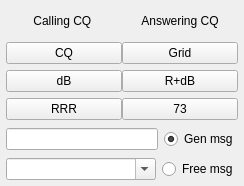
                <widget class="QWidget" name="tab_2">
                 <attribute name="title">
                  <string>2</string>
                 </attribute>
                 <layout class="QVBoxLayout" name="verticalLayout_4">
                  <property name="leftMargin">
                   <number>6</number>
                  </property>
                  <property name="topMargin">
                   <number>6</number>
                  </property>
                  <property name="rightMargin">
                   <number>6</number>
                  </property>
                  <property name="bottomMargin">
                   <number>6</number>
                  </property>
                  <item>
                   <layout class="QGridLayout" name="gridLayout_4">
                    <property name="horizontalSpacing">
                     <number>0</number>
                    </property>
                    <item row="0" column="0">
                     <widget class="QLabel" name="label_9">
                      <property name="sizePolicy">
                       <sizepolicy hsizetype="Preferred" vsizetype="Preferred">
                        <horstretch>2</horstretch>
                        <verstretch>0</verstretch>
                       </sizepolicy>
                      </property>
                      <property name="minimumSize">
                       <size>
                        <width>0</width>
                        <height>30</height>
                       </size>
                      </property>
                      <property name="maximumSize">
                       <size>
                        <width>16777215</width>
                        <height>30</height>
                       </size>
                      </property>
                      <property name="text">
                       <string>Calling CQ </string>
                      </property>
                      <property name="alignment">
                       <set>Qt::AlignCenter</set>
                      </property>
                     </widget>
                    </item>
                    <item row="1" column="0">
                     <widget class="QPushButton" name="pbCallCQ">
                      <property name="sizePolicy">
                       <sizepolicy hsizetype="Minimum" vsizetype="Fixed">
                        <horstretch>2</horstretch>
                        <verstretch>0</verstretch>
                       </sizepolicy>
                      </property>
                      <property name="toolTip">
                       <string>Generate a CQ message</string>
                      </property>
                      <property name="text">
                       <string>CQ</string>
                      </property>
                     </widget>
                    </item>
                    <item row="3" column="0">
                     <widget class="QPushButton" name="pbSendRRR">
                      <property name="sizePolicy">
                       <sizepolicy hsizetype="Minimum" vsizetype="Fixed">
                        <horstretch>2</horstretch>
                        <verstretch>0</verstretch>
                       </sizepolicy>
                      </property>
                      <property name="toolTip">
                       <string>Generate message with RRR</string>
                      </property>
                      <property name="text">
                       <string>RRR</string>
                      </property>
                     </widget>
                    </item>
                    <item row="2" column="0">
                     <widget class="QPushButton" name="pbAnswerCaller">
                      <property name="sizePolicy">
                       <sizepolicy hsizetype="Minimum" vsizetype="Fixed">
                        <horstretch>2</horstretch>
                        <verstretch>0</verstretch>
                       </sizepolicy>
                      </property>
                      <property name="toolTip">
                       <string>Generate message with report</string>
                      </property>
                      <property name="text">
                       <string>dB</string>
                      </property>
                     </widget>
                    </item>
                    <item row="0" column="1">
                     <widget class="QLabel" name="label_10">
                      <property name="sizePolicy">
                       <sizepolicy hsizetype="Preferred" vsizetype="Preferred">
                        <horstretch>2</horstretch>
                        <verstretch>0</verstretch>
                       </sizepolicy>
                      </property>
                      <property name="minimumSize">
                       <size>
                        <width>0</width>
                        <height>30</height>
                       </size>
                      </property>
                      <property name="maximumSize">
                       <size>
                        <width>16777215</width>
                        <height>30</height>
                       </size>
                      </property>
                      <property name="text">
                       <string>Answering CQ</string>
                      </property>
                      <property name="alignment">
                       <set>Qt::AlignCenter</set>
                      </property>
                     </widget>
                    </item>
                    <item row="1" column="1">
                     <widget class="QPushButton" name="pbAnswerCQ">
                      <property name="sizePolicy">
                       <sizepolicy hsizetype="Minimum" vsizetype="Fixed">
                        <horstretch>2</horstretch>
                        <verstretch>0</verstretch>
                       </sizepolicy>
                      </property>
                      <property name="toolTip">
                       <string>Generate message for replying to a CQ</string>
                      </property>
                      <property name="text">
                       <string>Grid</string>
                      </property>
                     </widget>
                    </item>
                    <item row="2" column="1">
                     <widget class="QPushButton" name="pbSendReport">
                      <property name="sizePolicy">
                       <sizepolicy hsizetype="Minimum" vsizetype="Fixed">
                        <horstretch>2</horstretch>
                        <verstretch>0</verstretch>
                       </sizepolicy>
                      </property>
                      <property name="toolTip">
                       <string>Generate message with R+report</string>
                      </property>
                      <property name="text">
                       <string>R+dB</string>
                      </property>
                     </widget>
                    </item>
                    <item row="3" column="1">
                     <widget class="QPushButton" name="pbSend73">
                      <property name="sizePolicy">
                       <sizepolicy hsizetype="Minimum" vsizetype="Fixed">
                        <horstretch>2</horstretch>
                        <verstretch>0</verstretch>
                       </sizepolicy>
                      </property>
                      <property name="toolTip">
                       <string>Generate message with 73</string>
                      </property>
                      <property name="text">
                       <string>73</string>
                      </property>
                     </widget>
                    </item>
                   </layout>
                  </item>
                  <item>
                   <layout class="QHBoxLayout" name="horizontalLayout_3">
                    <item>
                     <widget class="QLineEdit" name="genMsg">
                      <property name="sizePolicy">
                       <sizepolicy hsizetype="Expanding" vsizetype="Fixed">
                        <horstretch>3</horstretch>
                        <verstretch>0</verstretch>
                       </sizepolicy>
                      </property>
                     </widget>
                    </item>
                    <item>
                     <widget class="QRadioButton" name="rbGenMsg">
                      <property name="sizePolicy">
                       <sizepolicy hsizetype="Minimum" vsizetype="Fixed">
                        <horstretch>1</horstretch>
                        <verstretch>0</verstretch>
                       </sizepolicy>
                      </property>
                      <property name="minimumSize">
                       <size>
                        <width>0</width>
                        <height>26</height>
                       </size>
                      </property>
                      <property name="toolTip">
                       <string>Send this standard (generated) message</string>
                      </property>
                      <property name="text">
                       <string>Gen msg</string>
                      </property>
                      <property name="checked">
                       <bool>true</bool>
                      </property>
                     </widget>
                    </item>
                   </layout>
                  </item>
                  <item>
                   <layout class="QHBoxLayout" name="horizontalLayout">
                    <item>
                     <widget class="QComboBox" name="freeTextMsg">
                      <property name="sizePolicy">
                       <sizepolicy hsizetype="Preferred" vsizetype="Fixed">
                        <horstretch>3</horstretch>
                        <verstretch>0</verstretch>
                       </sizepolicy>
                      </property>
                      <property name="minimumSize">
                       <size>
                        <width>150</width>
                        <height>0</height>
                       </size>
                      </property>
                      <property name="toolTip">
                       <string>Enter a free text message (maximum 13 characters)
or select a predefined macro from the dropdown list.
Press ENTER to add the current text to the predefined
list. The list can be maintained in Settings (F2).</string>
                      </property>
                      <property name="editable">
                       <bool>true</bool>
                      </property>
                      <property name="insertPolicy">
                       <enum>QComboBox::InsertAtBottom</enum>
                      </property>
                     </widget>
                    </item>
                    <item>
                     <widget class="QRadioButton" name="rbFreeText">
                      <property name="sizePolicy">
                       <sizepolicy hsizetype="Minimum" vsizetype="Fixed">
                        <horstretch>1</horstretch>
                        <verstretch>0</verstretch>
                       </sizepolicy>
                      </property>
                      <property name="toolTip">
                       <string>Send this free-text message (max 13 characters)</string>
                      </property>
                      <property name="text">
                       <string>Free msg</string>
                      </property>
                     </widget>
                    </item>
                   </layout>
                  </item>
                 </layout>
                </widget>
